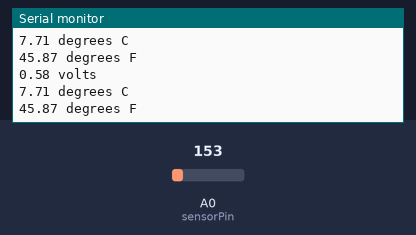
Recording of a sketch running on a simulated Arduino Nano, built with avr-gcc and run on an emulated ATmega328P. Shown: the last lines printed to the serial monitor. The test bench sets the inputs (shaded band); at power-on: A0 (sensorPin) = 153.

Above: at 1.8 s.
1.9 s: A0 (sensorPin) set to 165
At 2.8 s:
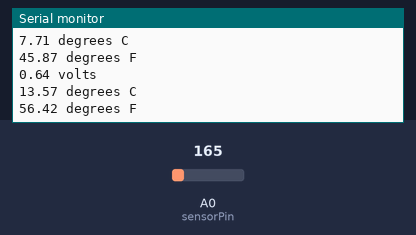
3.4 s: A0 (sensorPin) set to 175
At 4.6 s:
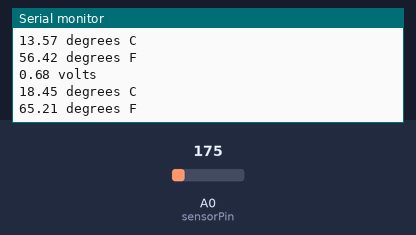
Timing chart, 0 to 6.4 s (numbered marks = the images above; inputs shaded):
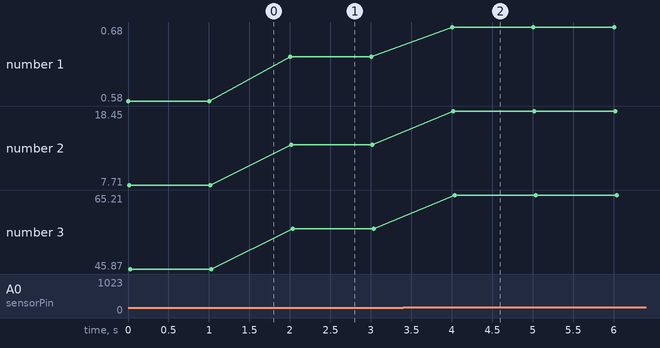

Measured:
- after the input at 1.9 s, the serial monitor: prints a new line after 0.10 s (image 1)
- after the input at 3.4 s, the serial monitor: prints a new line after 0.61 s (image 2)
- plotted number 1: 0.58 → 0.64 after the input at 1.9 s, 0.64 → 0.68 after the input at 3.4 s
- plotted number 2: 7.71 → 13.57 after the input at 1.9 s, 13.57 → 18.45 after the input at 3.4 s
- plotted number 3: 45.87 → 56.42 after the input at 1.9 s, 56.42 → 65.21 after the input at 3.4 s

The sketch:

TMP36.ino
```cpp
// (licence header left out)
int sensorPin = A0; //the analog pin the TMP36's Vout (sense) pin is connected to
                   //the resolution is 10 mV / degree centigrade with a
                   //500 mV offset to allow for negative temperatures
void setup()
{
  Serial.begin(9600);  //Start the serial connection with the computer
                       //to view the result open the serial monitor
}

void loop()
{
 int reading = analogRead(sensorPin);  //getting the voltage reading from the temperature sensor
 float voltage = reading * 5.0;
 voltage= voltage /1024.0 -0.17;

 Serial.print(voltage); Serial.println(" volts");
 float temperatureC = (voltage - 0.5) * 100;  //converting from 10 mv per degree wit 500 mV offset
                                               //to degrees ((volatge - 500mV) times 100)
 Serial.print(temperatureC);
 Serial.println(" degrees C");
 float temperatureF = (temperatureC * 9.0 / 5.0) + 32.0;  //Fahrenheit degree
 Serial.print(temperatureF);
 Serial.println(" degrees F");
 delay(1000);
}
```
